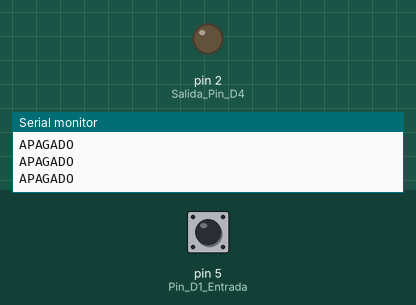
Bench run of a sketch on a simulated Arduino Uno, built with avr-gcc and run on an emulated ATmega328P. Parts: output pins drawn as LEDs (lit = HIGH), the last lines printed to the serial monitor. The inputs (shaded band) are chosen by the test bench; at power-on: pin 5 (Pin_D1_Entrada) HIGH.

Above: at 1.2 s.
1.3 s: pin 5 (Pin_D1_Entrada) pulled LOW for 0.15 s
At 1.4 s:
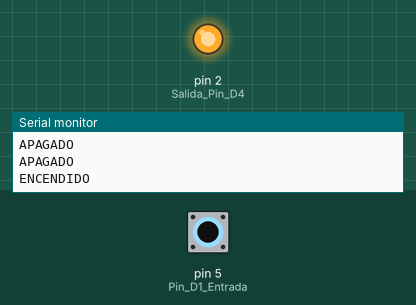
3.0 s: pin 5 (Pin_D1_Entrada) pulled LOW for 3.2 s
At 7.4 s:
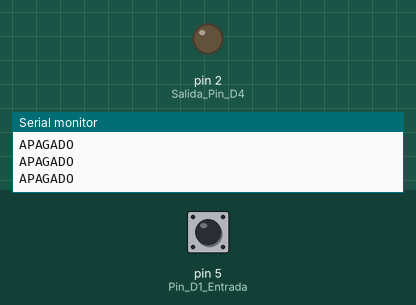
Timing chart, 0 to 8.9 s (numbered marks = the images above; inputs shaded):
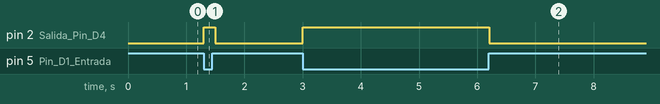

The sketch:

OnOffLed.ino
```cpp
void setup() {
  Serial.begin(9600);
  pinMode(05, INPUT_PULLUP); //Pin D1 Entrada
  pinMode(02, OUTPUT); //Salida Pin D4

}

void loop() {
  if(digitalRead(05)==0){
    Serial.println("ENCENDIDO");
    digitalWrite(02, HIGH);
  }
  else{
    Serial.println("APAGADO");
    digitalWrite(02,LOW);
    }
    delay(100);
}
```

Measured:
- after the input at 1.3 s, pin 2 (Salida_Pin_D4): LOW → HIGH at once, → LOW 0.20 s later
- after the input at 3.0 s, pin 2 (Salida_Pin_D4): LOW → HIGH at once, → LOW 3.2 s later
